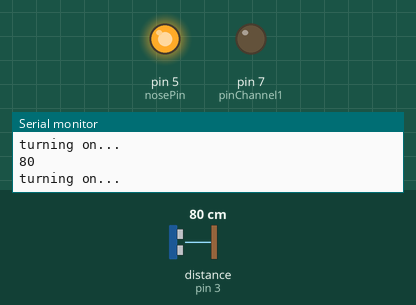
This sketch was run on a simulated Arduino Uno, built with avr-gcc and run on an emulated ATmega328P. Parts: output pins drawn as LEDs (lit = HIGH), the last lines printed to the serial monitor. Wiring (inferred from the names in the program): ultrasonic range finder: trigger pin 4; echo pin 3. The test bench sets the inputs (shaded band); at power-on: distance to the obstacle (sensor on pin 3) 80 cm. The echo pulse lasts 58.3 µs per cm; pins used as bus, display or sensor lines are not drawn.

Above: at 1.8 s.
1.9 s: distance to the obstacle (sensor on pin 3) set to 94 cm
At 3.2 s:
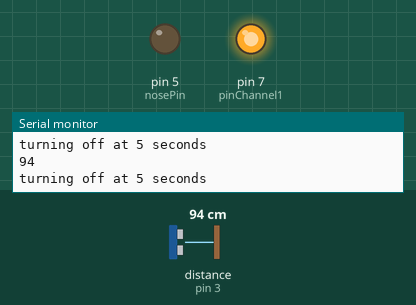
3.5 s: distance to the obstacle (sensor on pin 3) set to 2 cm
At 5.2 s:
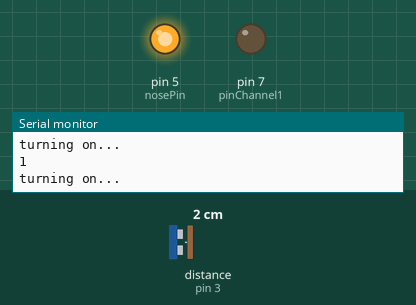
5.5 s: distance to the obstacle (sensor on pin 3) set to 120 cm
At 7.1 s:
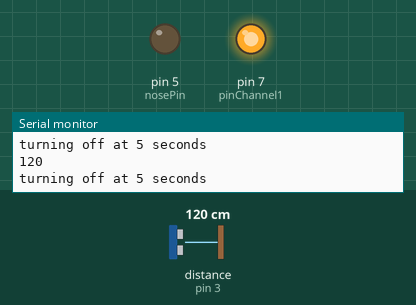
Timing chart, 0 to 8.6 s (numbered marks = the images above; inputs shaded):
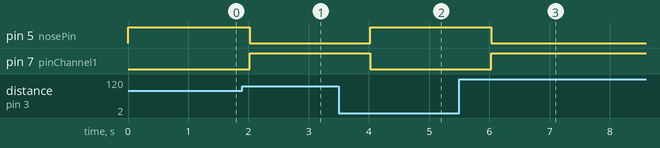

Measured:
- the behaviour switches between 89 and 90 cm on distance to the obstacle (sensor on pin 3) (found by bisection; images 0 and 1)
- after the input at 1.9 s, pin 5 (nosePin): HIGH → LOW after 0.12 s; pin 7 (pinChannel1): LOW → HIGH after 0.12 s
- after the input at 3.5 s, pin 5 (nosePin): LOW → HIGH after 0.52 s; pin 7 (pinChannel1): HIGH → LOW after 0.52 s
- after the input at 5.5 s, pin 5 (nosePin): HIGH → LOW after 0.53 s; pin 7 (pinChannel1): LOW → HIGH after 0.53 s

The sketch:

DistanceLight.ino
```cpp
//Constants
const int pinTrigger = 4;
const int pinEcho = 3; // The echo pin must to have PWM support
const int nosePin = 5;
const int pinChannel1 = 7;
const int takeTime = 5;
const int timeUnit = 1000;

boolean state = false;

//Threshold to activate in cms
const int perimeter = 90;

long microsecondsToCm(long microseconds){
  return microseconds / 29 / 2 ;
}

void turnOn()
{
	digitalWrite(nosePin, HIGH);
	digitalWrite(pinChannel1, LOW);
}

void turnOff()
{
	digitalWrite(nosePin, LOW);
	digitalWrite(pinChannel1, HIGH);
}

void setup()
{
	Serial.begin(9600);
	pinMode(pinTrigger, OUTPUT);
	pinMode(nosePin, OUTPUT);
	pinMode(pinChannel1, OUTPUT);
        digitalWrite(nosePin, LOW);
        digitalWrite(pinChannel1, HIGH);
}

void loop()
{
	long duration , cm;
  	pinMode(pinTrigger, OUTPUT);
  	digitalWrite(pinTrigger, LOW);
  	delayMicroseconds(2);
  	digitalWrite(pinTrigger,HIGH);
  	delayMicroseconds(10);
  	digitalWrite(pinTrigger, LOW);

	pinMode(pinEcho, INPUT);
  	duration = pulseIn(pinEcho, HIGH);
  	cm = microsecondsToCm(duration);

  	Serial.println(cm);

  	//Desicion

  	if(cm >= perimeter)
  	{
  		Serial.print("turning off at ");
      Serial.print(takeTime);
      Serial.println(" seconds");
  		turnOff();
  	} else {
  		Serial.println("turning on...");
  		turnOn();
  	}
    delay(timeUnit);
}
```
